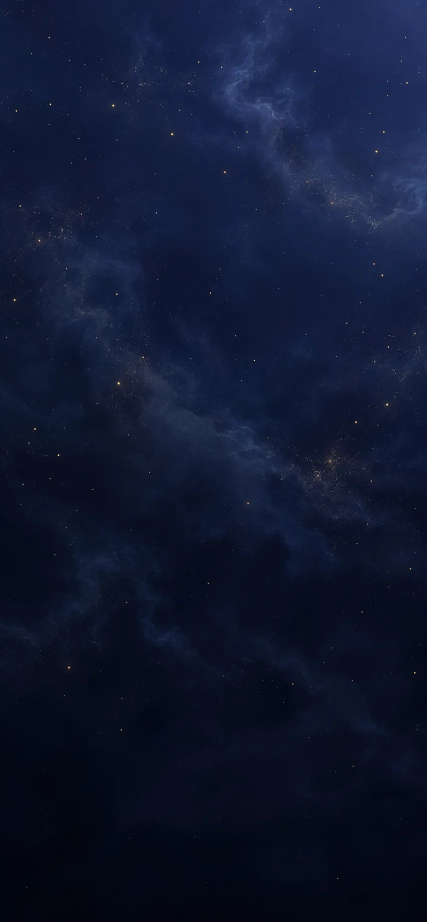
#> input picture miniapp/assets/bg-night.webp, 853 x 1844 px (shown at 1/2 size)
$ python make_brand.py avatar ../miniapp/assets/bg-night.webp
#> lines starting #> are read from the running program, lines starting #| are printed output that depends on the picture
#> in main, source is the input picture: PIL image 853x1844 RGB; mean R, G, B 15.6, 24, 48.9
"""Оформление бота: аватар и картинки из сгенерированного исходника.

У Telegram три места, куда кладётся картинка, и у каждого свой размер. Правка
размера руками — это каждый раз заново вспоминать, какой он, и каждый раз резать
кадр на глаз. Здесь размеры названы один раз, а обрезка объявляется вслух:
картинка сперва режется по центру до нужных пропорций, и скрипт говорит, сколько
пикселей ушло. Если уходит много — значит кадр не тот, и это видно до публикации.

    python scripts/make_brand.py avatar исходник.png
    python scripts/make_brand.py cover исходник.png
    python scripts/make_brand.py intro исходник.png
"""

from __future__ import annotations

import argparse
from pathlib import Path

from PIL import Image

ROOT = Path(__file__).resolve().parent.parent
BRAND = ROOT / "docs" / "design" / "brand"

# Куда что идёт в Telegram и какого размера
SLOTS: dict[str, tuple[tuple[int, int], str]] = {
    "avatar": ((512, 512), "/setuserpic — аватар бота, Telegram режет его в круг"),
    "cover": ((640, 360), "Configure Mini App → Photo — обложка мини-приложения"),
    "intro": ((640, 360), "/setdescriptionpic — картинка в пустом чате до «Начать»"),
}

QUALITY = 92
# Больше этой доли кадра резать молча нельзя: значит исходник не тех пропорций
LOUD_CROP = 0.04


def fit(source: Image.Image, size: tuple[int, int]) -> tuple[Image.Image, int, int]:
    """Центральная обрезка до нужных пропорций и перевод в нужный размер."""
#> called with size = (512, 512)
    want = size[0] / size[1]
    have = source.width / source.height
#> have = 0.463

    if have > want:  # шире, чем нужно, — режем по бокам
        width = round(source.height * want)
        left = (source.width - width) // 2
        box = (left, 0, left + width, source.height)
    else:  # выше, чем нужно, — режем сверху и снизу
        height = round(source.width / want)
#> height = 853
        top = (source.height - height) // 2
#> top = 495
        box = (0, top, source.width, top + height)
#> box = (0, 495, 853, 1348)

    cropped = source.crop(box)
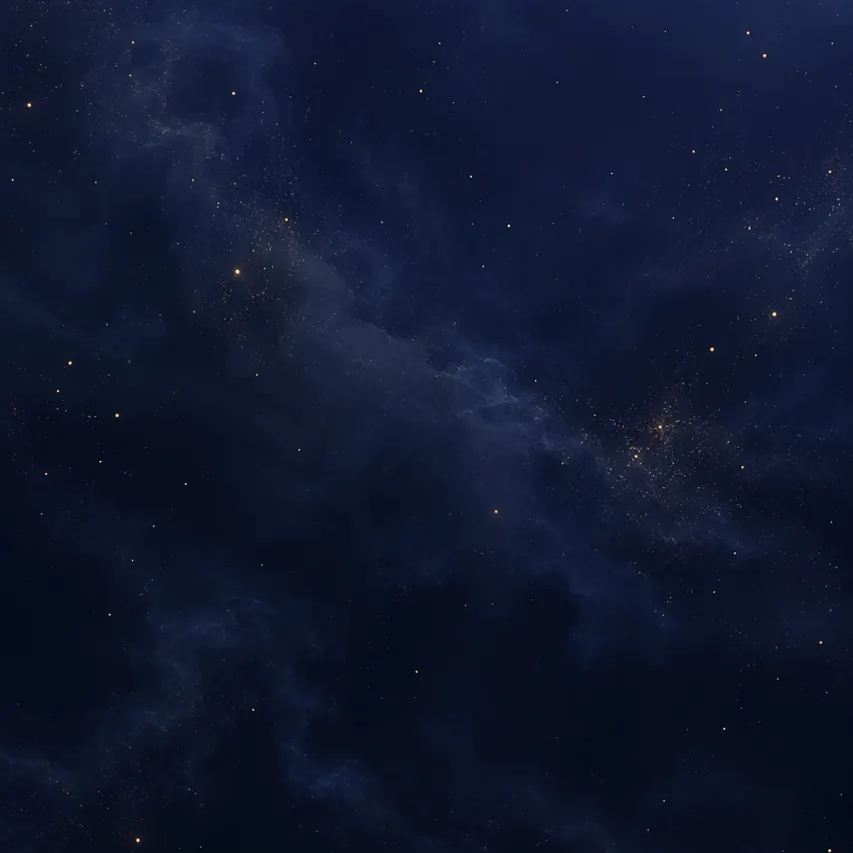
#> cropped: PIL image 853x853 RGB; mean R, G, B 15.5, 23.8, 47.8
    cut = (source.width - cropped.width, source.height - cropped.height)
#> cut = (0, 991)
    return cropped.resize(size, Image.LANCZOS), cut[0], cut[1]


def main() -> int:
    parser = argparse.ArgumentParser(description="Картинки оформления бота")
    parser.add_argument("slot", choices=sorted(SLOTS))
    parser.add_argument("source", type=Path)
    args = parser.parse_args()

    size, where = SLOTS[args.slot]
    source = Image.open(args.source).convert("RGB")
    picture, cut_x, cut_y = fit(source, size)
#> cut_x = 0; cut_y = 991

    share = max(cut_x / source.width, cut_y / source.height)
#> share = 0.537
    BRAND.mkdir(parents=True, exist_ok=True)
    target = BRAND / f"{args.slot}.jpg"
    picture.save(target, quality=QUALITY, optimize=True)

    print(f"{target.relative_to(ROOT)}: {size[0]}×{size[1]} — {where}")
    print(f"  исходник {source.width}×{source.height}, срезано {cut_x}×{cut_y} px")
#|   исходник 853×1844, срезано 0×991 px
    if share > LOUD_CROP:
        print(f"  ВНИМАНИЕ: ушло {share:.0%} кадра — проверьте, не отрезало ли нужное")
#|   ВНИМАНИЕ: ушло 54% кадра — проверьте, не отрезало ли нужное
    return 0


if __name__ == "__main__":
    raise SystemExit(main())
#> (the program exits here)

$ run again, on miniapp/assets/empty-card.webp
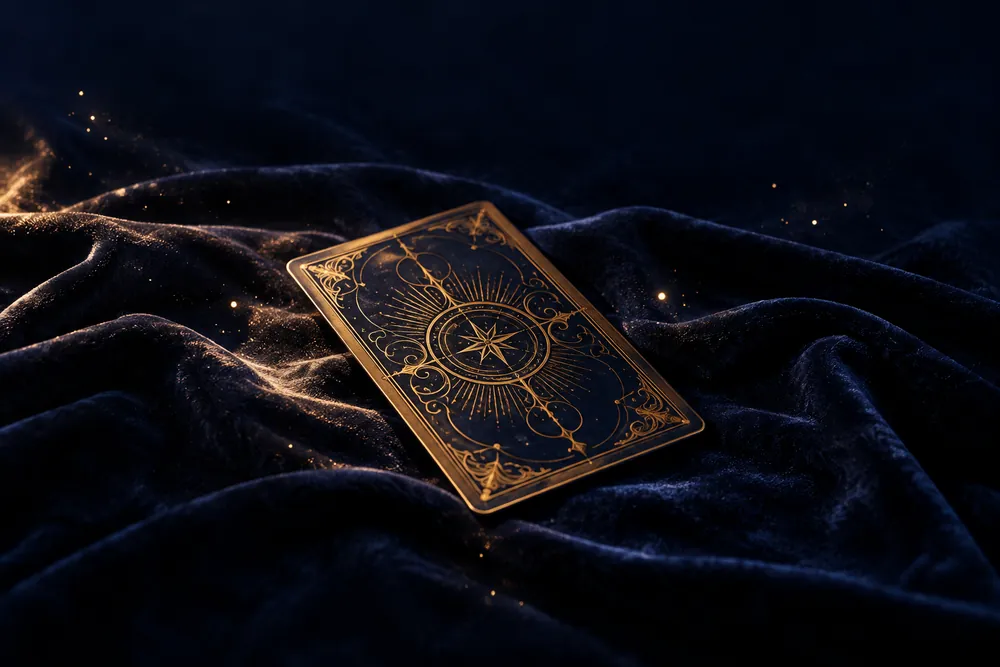
#> input picture miniapp/assets/empty-card.webp, 1000 x 667 px
#> in main, source is the input picture: PIL image 1000x667 RGB; mean R, G, B 13.2, 13.2, 20.2
#> in fit, `cropped = source.crop(box)`:
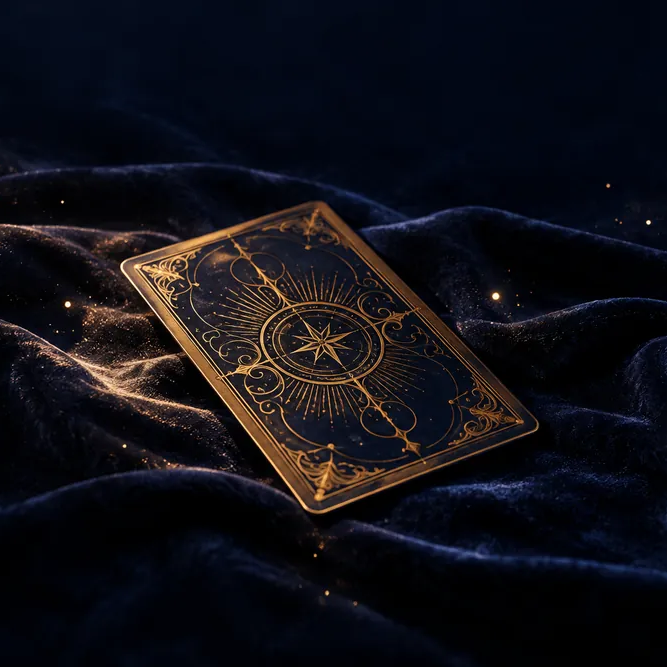
#> cropped: PIL image 667x667 RGB; mean R, G, B 16.2, 15.4, 21.9
#> cut_x = 333; cut_y = 0
#> share = 0.333
#|   исходник 1000×667, срезано 333×0 px
#|   ВНИМАНИЕ: ушло 33% кадра — проверьте, не отрезало ли нужное

$ run again, on miniapp/assets/spreads-header.webp
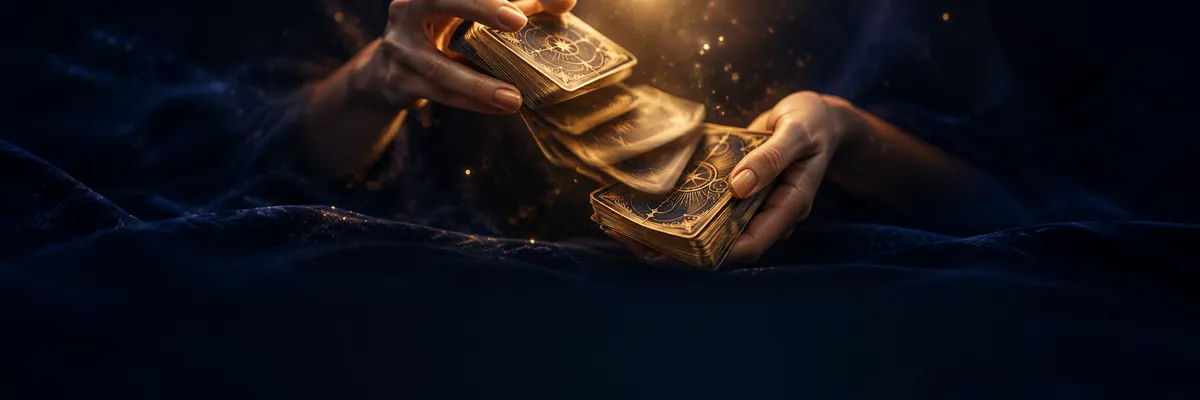
#> input picture miniapp/assets/spreads-header.webp, 1200 x 400 px
#> in main, source is the input picture: PIL image 1200x400 RGB; mean R, G, B 22.4, 19.7, 24.4
#> in fit, `cropped = source.crop(box)`:
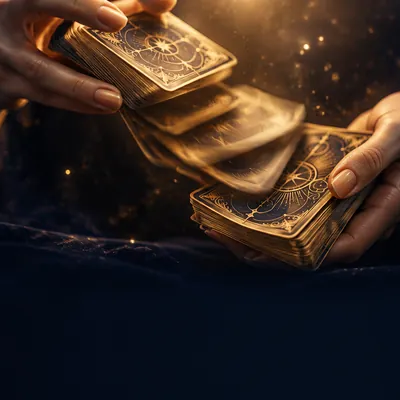
#> cropped: PIL image 400x400 RGB; mean R, G, B 54.9, 40.3, 32.5
#> cut_x = 800; cut_y = 0
#> share = 0.667
#|   исходник 1200×400, срезано 800×0 px
#|   ВНИМАНИЕ: ушло 67% кадра — проверьте, не отрезало ли нужное
